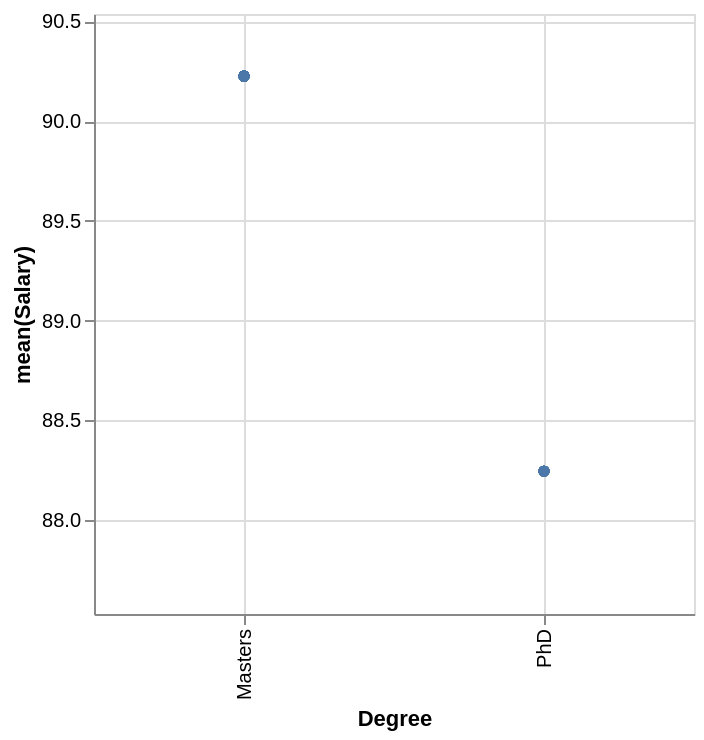

Vega-Lite specification for this chart:
### Vega-Lite specification from a JSON file in a GitHub repository (floating-point values rounded to 4 significant figures)
{"height": 300, "width": 300, "$schema": "https://vega.github.io/schema/vega-lite/v5.json", "data": {"values": [{"gemini_id": 1, "Degree": "Masters", "datamations_x": 1, "datamations_y": 90.23, "datamations_y_tooltip": 90.23, "datamations_y_raw": 81.94, "Lower": 89.92, "Upper": 90.54}, {"gemini_id": 2, "Degree": "Masters", "datamations_x": 1, "datamations_y": 90.23, "datamations_y_tooltip": 90.23, "datamations_y_raw": 82.9, "Lower": 89.92, "Upper": 90.54}, {"gemini_id": 3, "Degree": "Masters", "datamations_x": 1, "datamations_y": 90.23, "datamations_y_tooltip": 90.23, "datamations_y_raw": 83.27, "Lower": 89.92, "Upper": 90.54}, {"gemini_id": 4, "Degree": "Masters", "datamations_x": 1, "datamations_y": 90.23, "datamations_y_tooltip": 90.23, "datamations_y_raw": 82.9, "Lower": 89.92, "Upper": 90.54}, {"gemini_id": 5, "Degree": "Masters", "datamations_x": 1, "datamations_y": 90.23, "datamations_y_tooltip": 90.23, "datamations_y_raw": 90.19, "Lower": 89.92, "Upper": 90.54}, {"gemini_id": 6, "Degree": "Masters", "datamations_x": 1, "datamations_y": 90.23, "datamations_y_tooltip": 90.23, "datamations_y_raw": 90.31, "Lower": 89.92, "Upper": 90.54}, {"gemini_id": 7, "Degree": "Masters", "datamations_x": 1, "datamations_y": 90.23, "datamations_y_tooltip": 90.23, "datamations_y_raw": 90.34, "Lower": 89.92, "Upper": 90.54}, {"gemini_id": 8, "Degree": "Masters", "datamations_x": 1, "datamations_y": 90.23, "datamations_y_tooltip": 90.23, "datamations_y_raw": 89.69, "Lower": 89.92, "Upper": 90.54}, {"gemini_id": 9, "Degree": "Masters", "datamations_x": 1, "datamations_y": 90.23, "datamations_y_tooltip": 90.23, "datamations_y_raw": 89.66, "Lower": 89.92, "Upper": 90.54}, {"gemini_id": 10, "Degree": "Masters", "datamations_x": 1, "datamations_y": 90.23, "datamations_y_tooltip": 90.23, "datamations_y_raw": 89.81, "Lower": 89.92, "Upper": 90.54}, {"gemini_id": 11, "Degree": "Masters", "datamations_x": 1, "datamations_y": 90.23, "datamations_y_tooltip": 90.23, "datamations_y_raw": 90.14, "Lower": 89.92, "Upper": 90.54}, {"gemini_id": 12, "Degree": "Masters", "datamations_x": 1, "datamations_y": 90.23, "datamations_y_tooltip": 90.23, "datamations_y_raw": 90.26, "Lower": 89.92, "Upper": 90.54}, {"gemini_id": 13, "Degree": "Masters", "datamations_x": 1, "datamations_y": 90.23, "datamations_y_tooltip": 90.23, "datamations_y_raw": 89.58, "Lower": 89.92, "Upper": 90.54}, {"gemini_id": 14, "Degree": "Masters", "datamations_x": 1, "datamations_y": 90.23, "datamations_y_tooltip": 90.23, "datamations_y_raw": 91.48, "Lower": 89.92, "Upper": 90.54}, {"gemini_id": 15, "Degree": "Masters", "datamations_x": 1, "datamations_y": 90.23, "datamations_y_tooltip": 90.23, "datamations_y_raw": 90.54, "Lower": 89.92, "Upper": 90.54}, {"gemini_id": 16, "Degree": "Masters", "datamations_x": 1, "datamations_y": 90.23, "datamations_y_tooltip": 90.23, "datamations_y_raw": 90.95, "Lower": 89.92, "Upper": 90.54}, {"gemini_id": 17, "Degree": "Masters", "datamations_x": 1, "datamations_y": 90.23, "datamations_y_tooltip": 90.23, "datamations_y_raw": 84.33, "Lower": 89.92, "Upper": 90.54}, {"gemini_id": 18, "Degree": "Masters", "datamations_x": 1, "datamations_y": 90.23, "datamations_y_tooltip": 90.23, "datamations_y_raw": 90.76, "Lower": 89.92, "Upper": 90.54}, {"gemini_id": 19, "Degree": "Masters", "datamations_x": 1, "datamations_y": 90.23, "datamations_y_tooltip": 90.23, "datamations_y_raw": 91.21, "Lower": 89.92, "Upper": 90.54}, {"gemini_id": 20, "Degree": "Masters", "datamations_x": 1, "datamations_y": 90.23, "datamations_y_tooltip": 90.23, "datamations_y_raw": 91.48, "Lower": 89.92, "Upper": 90.54}, {"gemini_id": 21, "Degree": "Masters", "datamations_x": 1, "datamations_y": 90.23, "datamations_y_tooltip": 90.23, "datamations_y_raw": 91.2, "Lower": 89.92, "Upper": 90.54}, {"gemini_id": 22, "Degree": "Masters", "datamations_x": 1, "datamations_y": 90.23, "datamations_y_tooltip": 90.23, "datamations_y_raw": 84.14, "Lower": 89.92, "Upper": 90.54}, {"gemini_id": 23, "Degree": "Masters", "datamations_x": 1, "datamations_y": 90.23, "datamations_y_tooltip": 90.23, "datamations_y_raw": 90.9, "Lower": 89.92, "Upper": 90.54}, {"gemini_id": 24, "Degree": "Masters", "datamations_x": 1, "datamations_y": 90.23, "datamations_y_tooltip": 90.23, "datamations_y_raw": 91.34, "Lower": 89.92, "Upper": 90.54}, {"gemini_id": 25, "Degree": "Masters", "datamations_x": 1, "datamations_y": 90.23, "datamations_y_tooltip": 90.23, "datamations_y_raw": 90.62, "Lower": 89.92, "Upper": 90.54}, {"gemini_id": 26, "Degree": "Masters", "datamations_x": 1, "datamations_y": 90.23, "datamations_y_tooltip": 90.23, "datamations_y_raw": 91.18, "Lower": 89.92, "Upper": 90.54}, {"gemini_id": 27, "Degree": "Masters", "datamations_x": 1, "datamations_y": 90.23, "datamations_y_tooltip": 90.23, "datamations_y_raw": 91.25, "Lower": 89.92, "Upper": 90.54}, {"gemini_id": 28, "Degree": "Masters", "datamations_x": 1, "datamations_y": 90.23, "datamations_y_tooltip": 90.23, "datamations_y_raw": 91.4, "Lower": 89.92, "Upper": 90.54}, {"gemini_id": 29, "Degree": "Masters", "datamations_x": 1, "datamations_y": 90.23, "datamations_y_tooltip": 90.23, "datamations_y_raw": 91.12, "Lower": 89.92, "Upper": 90.54}, {"gemini_id": 30, "Degree": "Masters", "datamations_x": 1, "datamations_y": 90.23, "datamations_y_tooltip": 90.23, "datamations_y_raw": 91.11, "Lower": 89.92, "Upper": 90.54}, {"gemini_id": 31, "Degree": "Masters", "datamations_x": 1, "datamations_y": 90.23, "datamations_y_tooltip": 90.23, "datamations_y_raw": 90.67, "Lower": 89.92, "Upper": 90.54}, {"gemini_id": 32, "Degree": "Masters", "datamations_x": 1, "datamations_y": 90.23, "datamations_y_tooltip": 90.23, "datamations_y_raw": 91.47, "Lower": 89.92, "Upper": 90.54}, {"gemini_id": 33, "Degree": "Masters", "datamations_x": 1, "datamations_y": 90.23, "datamations_y_tooltip": 90.23, "datamations_y_raw": 91.06, "Lower": 89.92, "Upper": 90.54}, {"gemini_id": 34, "Degree": "Masters", "datamations_x": 1, "datamations_y": 90.23, "datamations_y_tooltip": 90.23, "datamations_y_raw": 90.94, "Lower": 89.92, "Upper": 90.54}, {"gemini_id": 35, "Degree": "Masters", "datamations_x": 1, "datamations_y": 90.23, "datamations_y_tooltip": 90.23, "datamations_y_raw": 91.17, "Lower": 89.92, "Upper": 90.54}, {"gemini_id": 36, "Degree": "Masters", "datamations_x": 1, "datamations_y": 90.23, "datamations_y_tooltip": 90.23, "datamations_y_raw": 91.24, "Lower": 89.92, "Upper": 90.54}, {"gemini_id": 37, "Degree": "Masters", "datamations_x": 1, "datamations_y": 90.23, "datamations_y_tooltip": 90.23, "datamations_y_raw": 90.5, "Lower": 89.92, "Upper": 90.54}, {"gemini_id": 38, "Degree": "Masters", "datamations_x": 1, "datamations_y": 90.23, "datamations_y_tooltip": 90.23, "datamations_y_raw": 85.33, "Lower": 89.92, "Upper": 90.54}, {"gemini_id": 39, "Degree": "Masters", "datamations_x": 1, "datamations_y": 90.23, "datamations_y_tooltip": 90.23, "datamations_y_raw": 90.6, "Lower": 89.92, "Upper": 90.54}, {"gemini_id": 40, "Degree": "Masters", "datamations_x": 1, "datamations_y": 90.23, "datamations_y_tooltip": 90.23, "datamations_y_raw": 85.5, "Lower": 89.92, "Upper": 90.54}, {"gemini_id": 41, "Degree": "Masters", "datamations_x": 1, "datamations_y": 90.23, "datamations_y_tooltip": 90.23, "datamations_y_raw": 91.4, "Lower": 89.92, "Upper": 90.54}, {"gemini_id": 42, "Degree": "Masters", "datamations_x": 1, "datamations_y": 90.23, "datamations_y_tooltip": 90.23, "datamations_y_raw": 91.15, "Lower": 89.92, "Upper": 90.54}, {"gemini_id": 43, "Degree": "Masters", "datamations_x": 1, "datamations_y": 90.23, "datamations_y_tooltip": 90.23, "datamations_y_raw": 90.7, "Lower": 89.92, "Upper": 90.54}, {"gemini_id": 44, "Degree": "Masters", "datamations_x": 1, "datamations_y": 90.23, "datamations_y_tooltip": 90.23, "datamations_y_raw": 90.62, "Lower": 89.92, "Upper": 90.54}, {"gemini_id": 45, "Degree": "Masters", "datamations_x": 1, "datamations_y": 90.23, "datamations_y_tooltip": 90.23, "datamations_y_raw": 90.56, "Lower": 89.92, "Upper": 90.54}, {"gemini_id": 46, "Degree": "Masters", "datamations_x": 1, "datamations_y": 90.23, "datamations_y_tooltip": 90.23, "datamations_y_raw": 90.6, "Lower": 89.92, "Upper": 90.54}, {"gemini_id": 47, "Degree": "Masters", "datamations_x": 1, "datamations_y": 90.23, "datamations_y_tooltip": 90.23, "datamations_y_raw": 91.17, "Lower": 89.92, "Upper": 90.54}, {"gemini_id": 48, "Degree": "Masters", "datamations_x": 1, "datamations_y": 90.23, "datamations_y_tooltip": 90.23, "datamations_y_raw": 90.75, "Lower": 89.92, "Upper": 90.54}, {"gemini_id": 49, "Degree": "Masters", "datamations_x": 1, "datamations_y": 90.23, "datamations_y_tooltip": 90.23, "datamations_y_raw": 92.02, "Lower": 89.92, "Upper": 90.54}, {"gemini_id": 50, "Degree": "Masters", "datamations_x": 1, "datamations_y": 90.23, "datamations_y_tooltip": 90.23, "datamations_y_raw": 92.28, "Lower": 89.92, "Upper": 90.54}, {"gemini_id": 51, "Degree": "Masters", "datamations_x": 1, "datamations_y": 90.23, "datamations_y_tooltip": 90.23, "datamations_y_raw": 91.52, "Lower": 89.92, "Upper": 90.54}, {"gemini_id": 52, "Degree": "Masters", "datamations_x": 1, "datamations_y": 90.23, "datamations_y_tooltip": 90.23, "datamations_y_raw": 92.24, "Lower": 89.92, "Upper": 90.54}, {"gemini_id": 53, "Degree": "Masters", "datamations_x": 1, "datamations_y": 90.23, "datamations_y_tooltip": 90.23, "datamations_y_raw": 84.54, "Lower": 89.92, "Upper": 90.54}, {"gemini_id": 54, "Degree": "Masters", "datamations_x": 1, "datamations_y": 90.23, "datamations_y_tooltip": 90.23, "datamations_y_raw": 91.62, "Lower": 89.92, "Upper": 90.54}, {"gemini_id": 55, "Degree": "Masters", "datamations_x": 1, "datamations_y": 90.23, "datamations_y_tooltip": 90.23, "datamations_y_raw": 92.04, "Lower": 89.92, "Upper": 90.54}, {"gemini_id": 56, "Degree": "Masters", "datamations_x": 1, "datamations_y": 90.23, "datamations_y_tooltip": 90.23, "datamations_y_raw": 92.29, "Lower": 89.92, "Upper": 90.54}, {"gemini_id": 57, "Degree": "Masters", "datamations_x": 1, "datamations_y": 90.23, "datamations_y_tooltip": 90.23, "datamations_y_raw": 91.7, "Lower": 89.92, "Upper": 90.54}, {"gemini_id": 58, "Degree": "Masters", "datamations_x": 1, "datamations_y": 90.23, "datamations_y_tooltip": 90.23, "datamations_y_raw": 91.9, "Lower": 89.92, "Upper": 90.54}, {"gemini_id": 59, "Degree": "Masters", "datamations_x": 1, "datamations_y": 90.23, "datamations_y_tooltip": 90.23, "datamations_y_raw": 92.42, "Lower": 89.92, "Upper": 90.54}, {"gemini_id": 60, "Degree": "Masters", "datamations_x": 1, "datamations_y": 90.23, "datamations_y_tooltip": 90.23, "datamations_y_raw": 91.88, "Lower": 89.92, "Upper": 90.54}, {"gemini_id": 61, "Degree": "Masters", "datamations_x": 1, "datamations_y": 90.23, "datamations_y_tooltip": 90.23, "datamations_y_raw": 92.38, "Lower": 89.92, "Upper": 90.54}, {"gemini_id": 62, "Degree": "Masters", "datamations_x": 1, "datamations_y": 90.23, "datamations_y_tooltip": 90.23, "datamations_y_raw": 92.17, "Lower": 89.92, "Upper": 90.54}, {"gemini_id": 63, "Degree": "Masters", "datamations_x": 1, "datamations_y": 90.23, "datamations_y_tooltip": 90.23, "datamations_y_raw": 92.15, "Lower": 89.92, "Upper": 90.54}, {"gemini_id": 64, "Degree": "Masters", "datamations_x": 1, "datamations_y": 90.23, "datamations_y_tooltip": 90.23, "datamations_y_raw": 85.46, "Lower": 89.92, "Upper": 90.54}, {"gemini_id": 65, "Degree": "Masters", "datamations_x": 1, "datamations_y": 90.23, "datamations_y_tooltip": 90.23, "datamations_y_raw": 92.19, "Lower": 89.92, "Upper": 90.54}, {"gemini_id": 66, "Degree": "Masters", "datamations_x": 1, "datamations_y": 90.23, "datamations_y_tooltip": 90.23, "datamations_y_raw": 91.56, "Lower": 89.92, "Upper": 90.54}, {"gemini_id": 67, "Degree": "Masters", "datamations_x": 1, "datamations_y": 90.23, "datamations_y_tooltip": 90.23, "datamations_y_raw": 91.99, "Lower": 89.92, "Upper": 90.54}, {"gemini_id": 68, "Degree": "Masters", "datamations_x": 1, "datamations_y": 90.23, "datamations_y_tooltip": 90.23, "datamations_y_raw": 92.47, "Lower": 89.92, "Upper": 90.54}, {"gemini_id": 69, "Degree": "Masters", "datamations_x": 1, "datamations_y": 90.23, "datamations_y_tooltip": 90.23, "datamations_y_raw": 91.99, "Lower": 89.92, "Upper": 90.54}, {"gemini_id": 70, "Degree": "Masters", "datamations_x": 1, "datamations_y": 90.23, "datamations_y_tooltip": 90.23, "datamations_y_raw": 92.0, "Lower": 89.92, "Upper": 90.54}, {"gemini_id": 71, "Degree": "Masters", "datamations_x": 1, "datamations_y": 90.23, "datamations_y_tooltip": 90.23, "datamations_y_raw": 92.31, "Lower": 89.92, "Upper": 90.54}, {"gemini_id": 72, "Degree": "Masters", "datamations_x": 1, "datamations_y": 90.23, "datamations_y_tooltip": 90.23, "datamations_y_raw": 91.74, "Lower": 89.92, "Upper": 90.54}, {"gemini_id": 73, "Degree": "PhD", "datamations_x": 2, "datamations_y": 88.25, "datamations_y_tooltip": 88.25, "datamations_y_raw": 84.49, "Lower": 87.53, "Upper": 88.96}, {"gemini_id": 74, "Degree": "PhD", "datamations_x": 2, "datamations_y": 88.25, "datamations_y_tooltip": 88.25, "datamations_y_raw": 83.85, "Lower": 87.53, "Upper": 88.96}, {"gemini_id": 75, "Degree": "PhD", "datamations_x": 2, "datamations_y": 88.25, "datamations_y_tooltip": 88.25, "datamations_y_raw": 83.75, "Lower": 87.53, "Upper": 88.96}, {"gemini_id": 76, "Degree": "PhD", "datamations_x": 2, "datamations_y": 88.25, "datamations_y_tooltip": 88.25, "datamations_y_raw": 85.27, "Lower": 87.53, "Upper": 88.96}, {"gemini_id": 77, "Degree": "PhD", "datamations_x": 2, "datamations_y": 88.25, "datamations_y_tooltip": 88.25, "datamations_y_raw": 91.41, "Lower": 87.53, "Upper": 88.96}, {"gemini_id": 78, "Degree": "PhD", "datamations_x": 2, "datamations_y": 88.25, "datamations_y_tooltip": 88.25, "datamations_y_raw": 85.33, "Lower": 87.53, "Upper": 88.96}, {"gemini_id": 79, "Degree": "PhD", "datamations_x": 2, "datamations_y": 88.25, "datamations_y_tooltip": 88.25, "datamations_y_raw": 92.35, "Lower": 87.53, "Upper": 88.96}, {"gemini_id": 80, "Degree": "PhD", "datamations_x": 2, "datamations_y": 88.25, "datamations_y_tooltip": 88.25, "datamations_y_raw": 84.74, "Lower": 87.53, "Upper": 88.96}, {"gemini_id": 81, "Degree": "PhD", "datamations_x": 2, "datamations_y": 88.25, "datamations_y_tooltip": 88.25, "datamations_y_raw": 85.01, "Lower": 87.53, "Upper": 88.96}, {"gemini_id": 82, "Degree": "PhD", "datamations_x": 2, "datamations_y": 88.25, "datamations_y_tooltip": 88.25, "datamations_y_raw": 85.16, "Lower": 87.53, "Upper": 88.96}, {"gemini_id": 83, "Degree": "PhD", "datamations_x": 2, "datamations_y": 88.25, "datamations_y_tooltip": 88.25, "datamations_y_raw": 85.38, "Lower": 87.53, "Upper": 88.96}, {"gemini_id": 84, "Degree": "PhD", "datamations_x": 2, "datamations_y": 88.25, "datamations_y_tooltip": 88.25, "datamations_y_raw": 85.08, "Lower": 87.53, "Upper": 88.96}, {"gemini_id": 85, "Degree": "PhD", "datamations_x": 2, "datamations_y": 88.25, "datamations_y_tooltip": 88.25, "datamations_y_raw": 86.05, "Lower": 87.53, "Upper": 88.96}, {"gemini_id": 86, "Degree": "PhD", "datamations_x": 2, "datamations_y": 88.25, "datamations_y_tooltip": 88.25, "datamations_y_raw": 93.16, "Lower": 87.53, "Upper": 88.96}, {"gemini_id": 87, "Degree": "PhD", "datamations_x": 2, "datamations_y": 88.25, "datamations_y_tooltip": 88.25, "datamations_y_raw": 85.91, "Lower": 87.53, "Upper": 88.96}, {"gemini_id": 88, "Degree": "PhD", "datamations_x": 2, "datamations_y": 88.25, "datamations_y_tooltip": 88.25, "datamations_y_raw": 93.41, "Lower": 87.53, "Upper": 88.96}, {"gemini_id": 89, "Degree": "PhD", "datamations_x": 2, "datamations_y": 88.25, "datamations_y_tooltip": 88.25, "datamations_y_raw": 86.04, "Lower": 87.53, "Upper": 88.96}, {"gemini_id": 90, "Degree": "PhD", "datamations_x": 2, "datamations_y": 88.25, "datamations_y_tooltip": 88.25, "datamations_y_raw": 93.06, "Lower": 87.53, "Upper": 88.96}, {"gemini_id": 91, "Degree": "PhD", "datamations_x": 2, "datamations_y": 88.25, "datamations_y_tooltip": 88.25, "datamations_y_raw": 86.44, "Lower": 87.53, "Upper": 88.96}, {"gemini_id": 92, "Degree": "PhD", "datamations_x": 2, "datamations_y": 88.25, "datamations_y_tooltip": 88.25, "datamations_y_raw": 92.73, "Lower": 87.53, "Upper": 88.96}, {"gemini_id": 93, "Degree": "PhD", "datamations_x": 2, "datamations_y": 88.25, "datamations_y_tooltip": 88.25, "datamations_y_raw": 86.37, "Lower": 87.53, "Upper": 88.96}, {"gemini_id": 94, "Degree": "PhD", "datamations_x": 2, "datamations_y": 88.25, "datamations_y_tooltip": 88.25, "datamations_y_raw": 87.05, "Lower": 87.53, "Upper": 88.96}, {"gemini_id": 95, "Degree": "PhD", "datamations_x": 2, "datamations_y": 88.25, "datamations_y_tooltip": 88.25, "datamations_y_raw": 93.16, "Lower": 87.53, "Upper": 88.96}, {"gemini_id": 96, "Degree": "PhD", "datamations_x": 2, "datamations_y": 88.25, "datamations_y_tooltip": 88.25, "datamations_y_raw": 86.68, "Lower": 87.53, "Upper": 88.96}, {"gemini_id": 97, "Degree": "PhD", "datamations_x": 2, "datamations_y": 88.25, "datamations_y_tooltip": 88.25, "datamations_y_raw": 93.7, "Lower": 87.53, "Upper": 88.96}, {"gemini_id": 98, "Degree": "PhD", "datamations_x": 2, "datamations_y": 88.25, "datamations_y_tooltip": 88.25, "datamations_y_raw": 87.44, "Lower": 87.53, "Upper": 88.96}, {"gemini_id": 99, "Degree": "PhD", "datamations_x": 2, "datamations_y": 88.25, "datamations_y_tooltip": 88.25, "datamations_y_raw": 93.83, "Lower": 87.53, "Upper": 88.96}, {"gemini_id": 100, "Degree": "PhD", "datamations_x": 2, "datamations_y": 88.25, "datamations_y_tooltip": 88.25, "datamations_y_raw": 94.02, "Lower": 87.53, "Upper": 88.96}]}, "encoding": {"x": {"field": "datamations_x", "type": "quantitative", "axis": {"values": [1, 2], "labelExpr": "round(datum.label) == 1 ? 'Masters' : 'PhD'", "labelAngle": -90}, "title": "Degree", "scale": {"domain": [0.5, 2.5]}}, "y": {"field": "datamations_y", "type": "quantitative", "title": "mean(Salary)", "scale": {"domain": [87.53, 90.54]}}, "tooltip": [{"field": "datamations_y_tooltip", "type": "quantitative", "title": "mean(Salary)"}, {"field": "Upper", "type": "nominal", "title": "mean(Salary) + standard error"}, {"field": "Lower", "type": "nominal", "title": "mean(Salary) - standard error"}, {"field": "Degree", "type": "nominal"}]}, "mark": {"type": "point", "filled": true, "strokeWidth": 1}}
